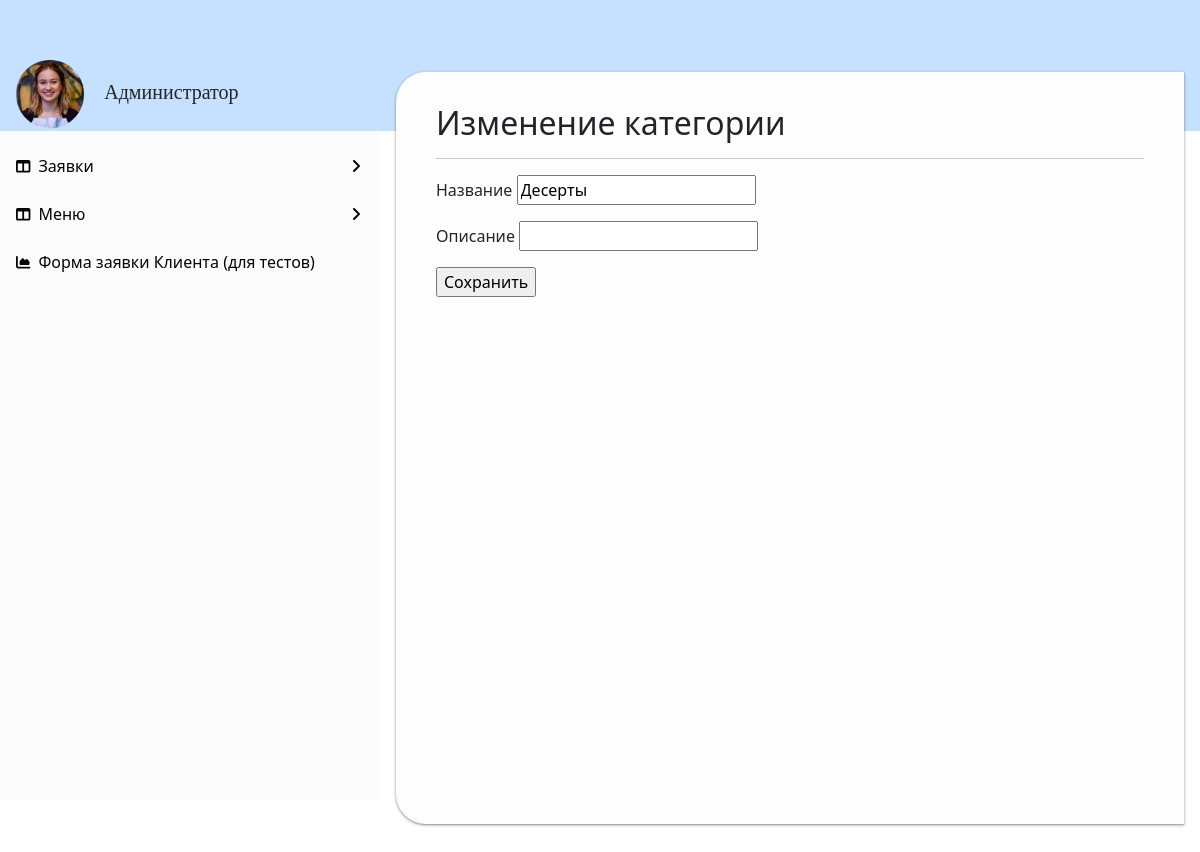
The page /menu/7 on the database as committed earlier.
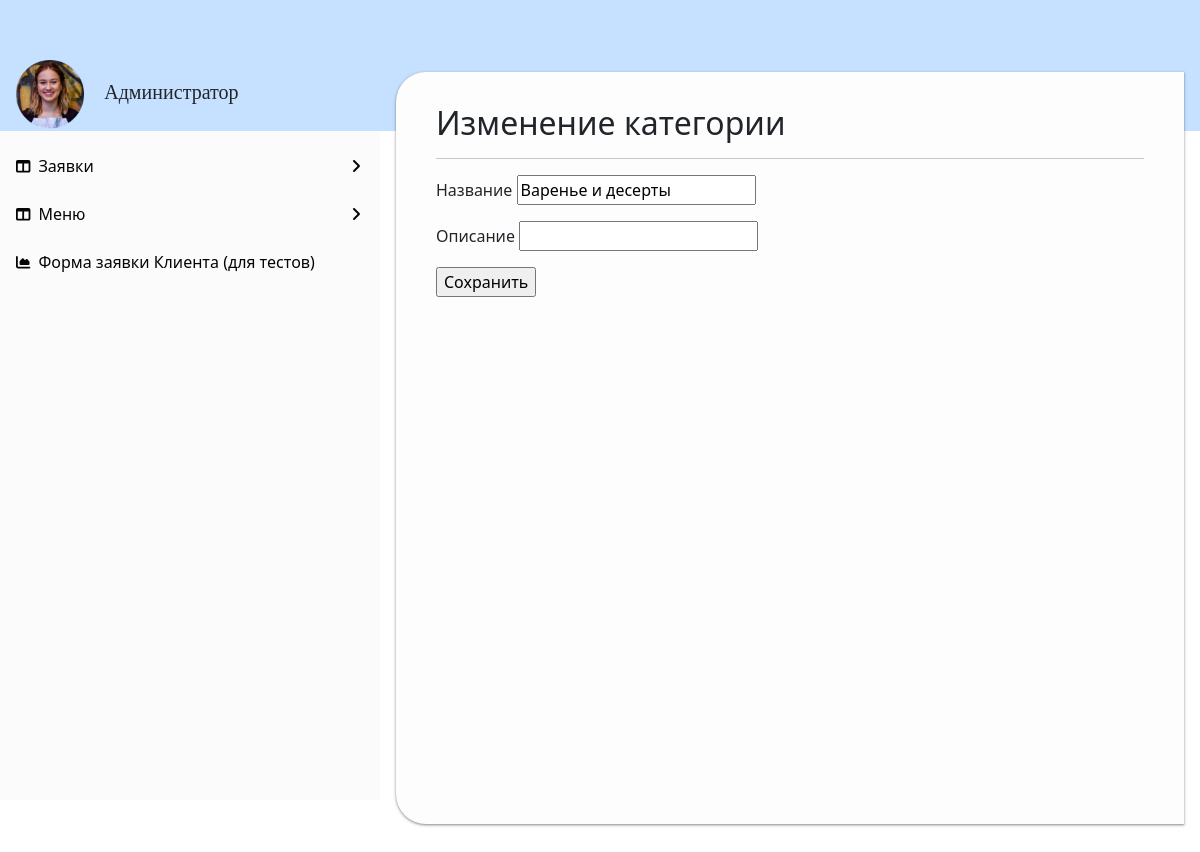
The same page on the database as committed later.
### menu/models.py (models this page shows, shortened)
class MenuSection(models.Model):
    name = models.CharField(max_length=32, unique=True)
    description = models.CharField(max_length=255, blank=True)

### menu/views.py (the view)
# urls.py: path('<int:pk>', MenuSectionDetailView.as_view(), name='section_detail'),
class MenuSectionDetailView(UpdateView):
    form_class = MenuSectionForm
    model = MenuSection
    template_name = 'menu/section.html'
    context_object_name = 'section'
    success_url = reverse_lazy('sections_list')

### menu/forms.py
class MenuSectionForm(forms.ModelForm):
    def __init__(self, *args, **kwargs):
        super().__init__(*args, **kwargs)
        self.label_suffix = ""  # Removes : as label suffix
    class Meta:
        model = MenuSection
        fields = [
            'name',
            'description'
        ]
        labels = {
            'name': _('Название'),
            'description': _('Описание'),
        }

### templates/menu/section.html (shortened to what this page needs)
{% extends 'default.html' %}
{% block content %}
    <h2>Изменение категории<br>
	</h2>
	<hr>
    <form action="" method="post">
        {{ form.as_p }}
        <p><input type="submit" value="Сохранить"></p>
    </form>
{% endblock content %}

Rows that differ between the two databases and show on the page:
changed MenuSection: name "Десерты" → "Варенье и десерты"
